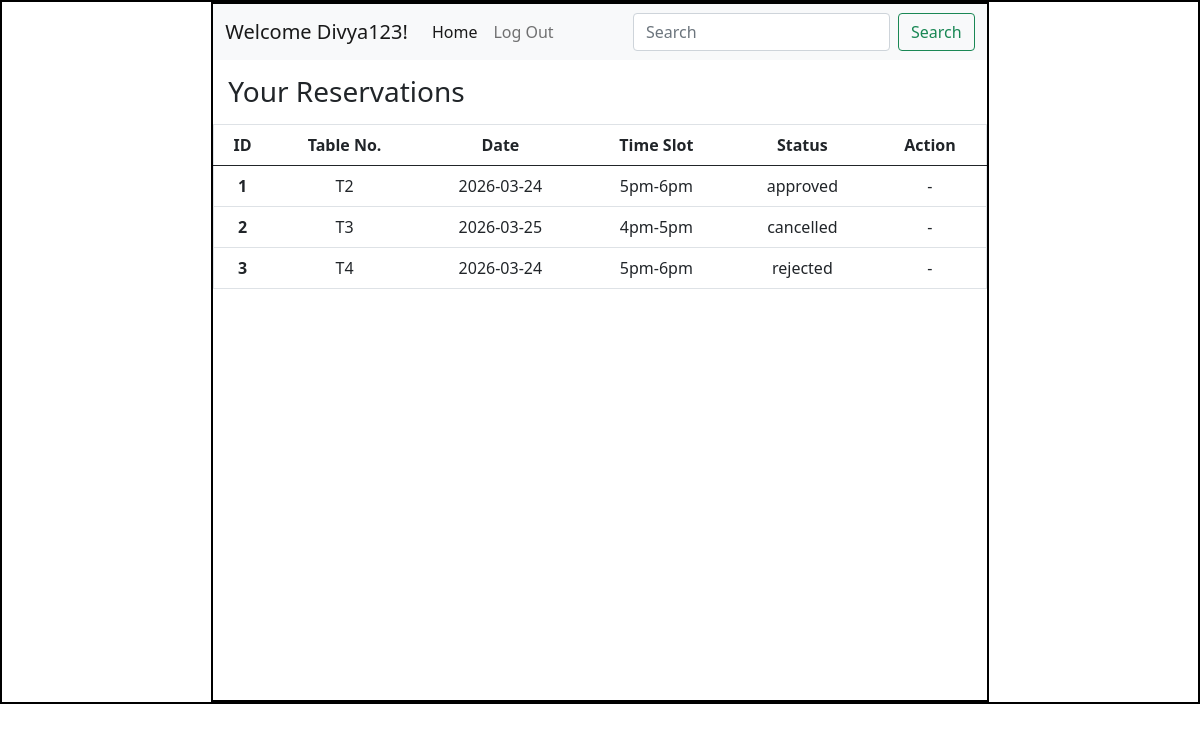
The app's page /user/requests/2 with its own data.
### application/models.py (models this page shows)
class User(db.Model):
  id = db.Column(db.Integer(), primary_key=True)
  username = db.Column(db.String(),unique=True, nullable=False)
  email = db.Column(db.String(),unique=True, nullable=False)
  password = db.Column(db.String(), nullable=False)
  role = db.Column(db.String(), nullable=False, default='customer')
  reservations = db.relationship("Reservation", backref="user")

class Reservation(db.Model):
  id = db.Column(db.Integer(), primary_key=True)
  user_id = db.Column(db.Integer(), db.ForeignKey('user.id'), nullable=False)
  table_id = db.Column(db.Integer(), db.ForeignKey('table.id'), nullable=False)
  date = db.Column(db.String(), nullable=False)
  time_slot = db.Column(db.String(), nullable=False)
  status = db.Column(db.String(), nullable=False, default='pending')

class Table(db.Model):
  id = db.Column(db.Integer(), primary_key=True)
  table_number = db.Column(db.String(), unique=True, nullable=False)
  capacity = db.Column(db.Integer(), nullable=False)
  location = db.Column(db.String(), nullable=False)
  status = db.Column(db.String(), nullable=False, default='available')
  reservations = db.relationship("Reservation", backref="table")

### application/controllers.py (the view)
@app.route("/user/requests/<int:user_id>")
def u_requests(user_id):
  this_user = User.query.filter_by(id=user_id).first()
  all_res = Reservation.query.filter_by(user_id=user_id).all()
  return render_template("user_request.html", this_user=this_user, all_res=all_res)

### templates/user_request.html (shortened to what this page needs)
<!DOCTYPE html>
<html lang="en">
<head>
  <link rel="stylesheet" href="/static/style.css">
  <link href="https://cdn.jsdelivr.net/npm/bootstrap@5.0.2/dist/css/bootstrap.min.css" rel="stylesheet">
</head>
<body>
  <div id="main">
    <div id="canvas">
      <nav class="navbar navbar-expand-lg navbar-light bg-light">
      <div class="container-fluid">
      <a class="navbar-brand" href="#">Welcome {{this_user.username}}!</a>
      <div class="collapse navbar-collapse" id="navbarSupportedContent">
        <ul class="navbar-nav me-auto mb-2 mb-lg-0">
          <li class="nav-item">
            <a class="nav-link active" aria-current="page" href="/home/{{this_user.id}}">Home</a>
          </li>
          <li class="nav-item">
            <a class="nav-link" href="/login">Log Out</a>
          </li>
        </ul>
        <form class="d-flex">
          <input class="form-control me-2" type="search" placeholder="Search" aria-label="Search">
          <button class="btn btn-outline-success" type="submit">Search</button>
        </form>
       </div>
      </div>
      </nav>
      <div id="content">
        <h3 class="headings">Your Reservations</h3>
        <table class="table text-center border">
          <thead>
            <tr>
              <th>ID</th>
              <th>Table No.</th>
              <th>Date</th>
              <th>Time Slot</th>
              <th>Status</th>
              <th>Action</th>
            </tr>
          </thead>
          <tbody>
            {% for res in all_res %}
            <tr>
              <th>{{res.id}}</th>
              <td>{{res.table.table_number}}</td>
              <td>{{res.date}}</td>
              <td>{{res.time_slot}}</td>
              <td>{{res.status}}</td>
              <td>
                {% if res.status == "pending" %}
                <a href="/cancel/{{res.id}}" class="btn btn-danger mx-2">Cancel</a>
                {% else %}
                   -
                {% endif %}
              </td>
            </tr>
            {% endfor %}
          </tbody>
        </table>
      </div>
    </div>
  </div>
</body>
</html>

### static/style.css (style rules this page uses)
* { margin:0px; }
#main, #canvas { border: 2px solid black; }
#canvas { width:65%; height:700px; margin:auto; }
.headings { margin: 10px; padding:5px; margin-top: 10px; }

### records on screen
User: username "Divya123"
Reservation: id "1", table.table_number "T2", date "2026-03-24", time_slot "5pm-6pm", status "approved"
Reservation: id "2", table.table_number "T3", date "2026-03-25", time_slot "4pm-5pm", status "cancelled"
Reservation: id "3", table.table_number "T4", date "2026-03-24", time_slot "5pm-6pm", status "rejected"
